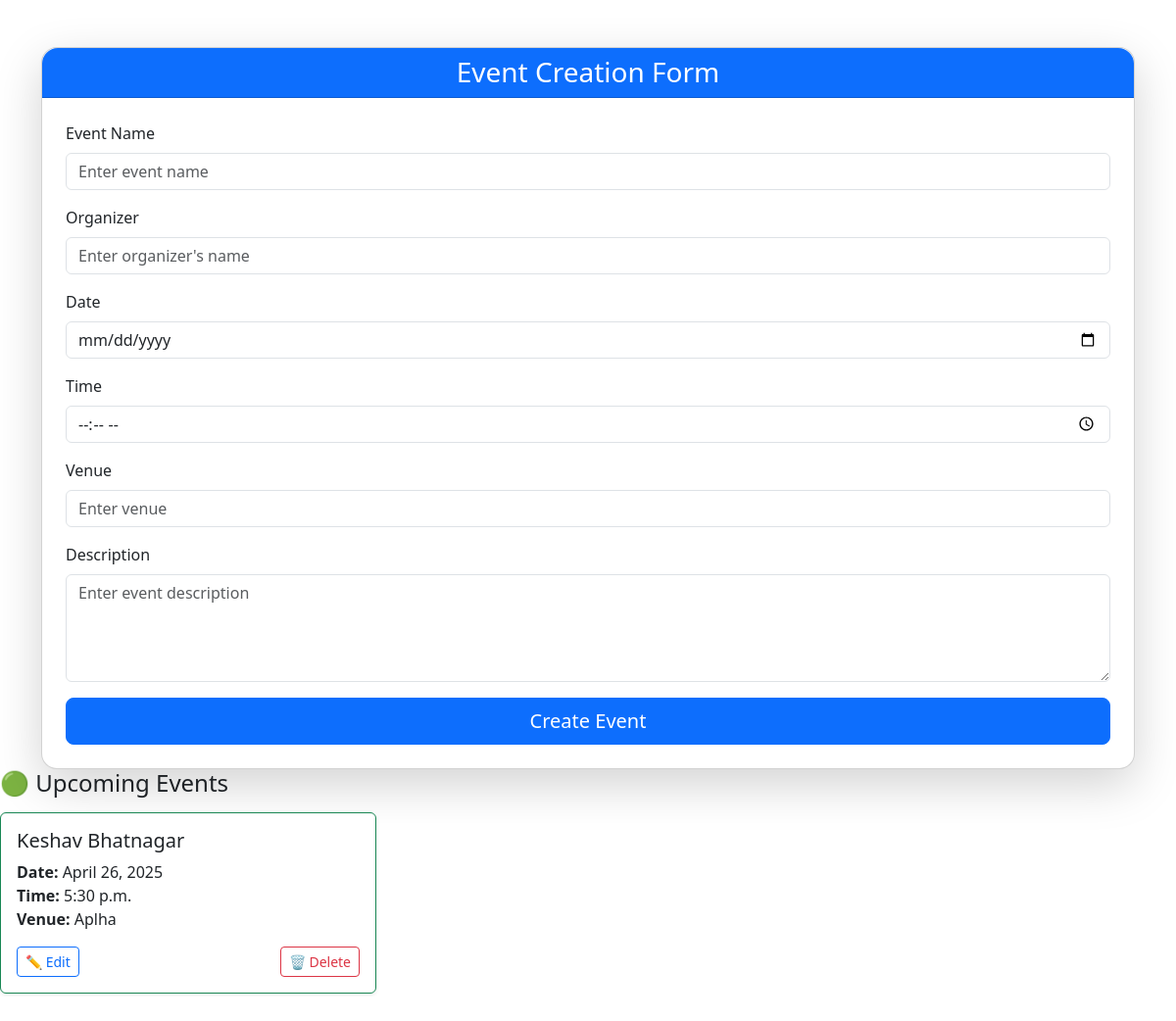
The app's page /app2/admin_form/, older data.
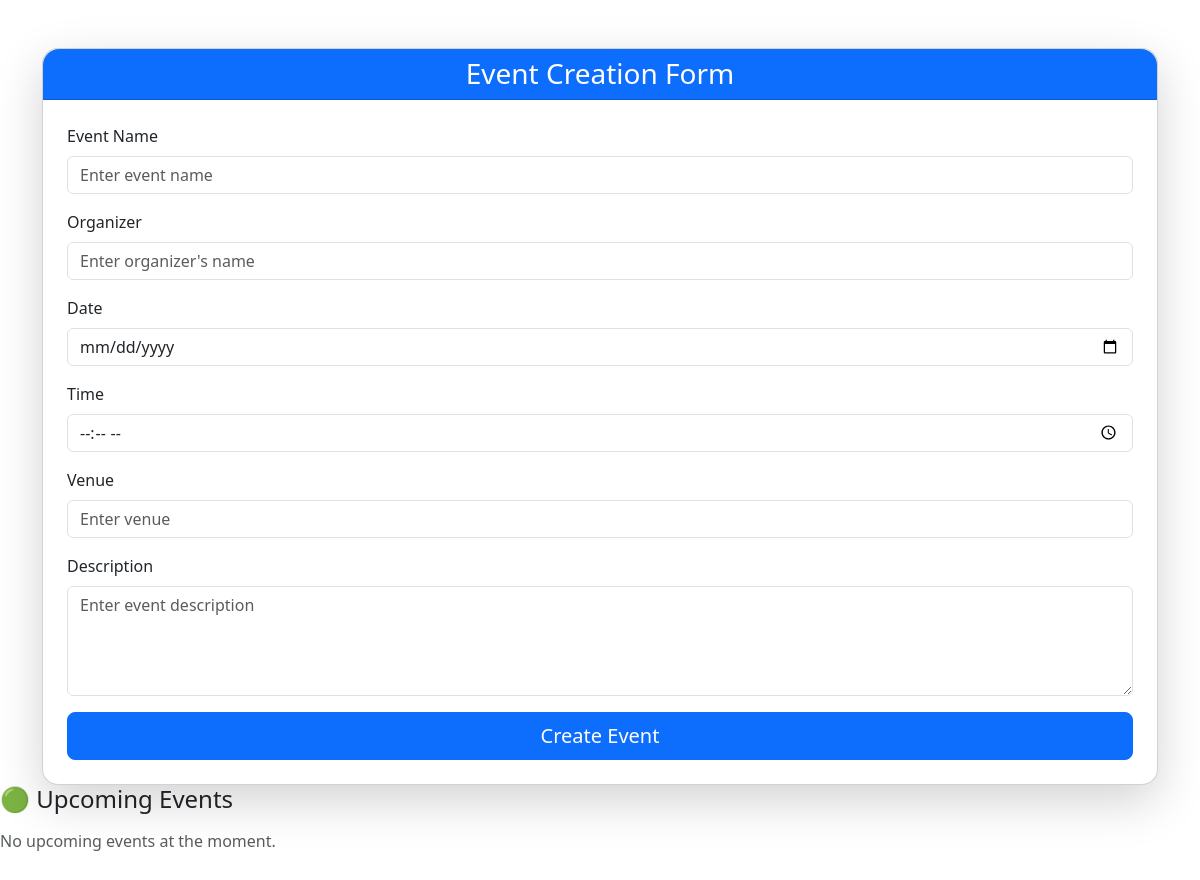
The same page, newer data.
### app2/models.py (models this page shows, shortened)
class Form(models.Model):
    name = models.CharField(max_length=255)
    date = models.DateField()
    time = models.TimeField()
    venue = models.CharField(max_length=255)
    description = models.TextField(help_text="Event description", blank=True, null=True)
    organizer = models.CharField(max_length=255)

### app2/views.py (the view, shortened to what this page needs)
# urls.py: path('admin_form/', views.admin_form, name='admin_form'),
def admin_form(request):
    try:
        today = date.today()
        upcoming_events = Form.objects.filter(date__gte=today).order_by('date')
        past_events = Form.objects.filter(date__lt=today).order_by('-date')
    except Exception as e:
        print("Error:", e)
        upcoming_events = []
        past_events = []
    context = {
        'upcoming_events': upcoming_events,
        'past_events': past_events,
    }
    return render(request, 'admin_form.html', context)

### app2/templates/admin_form.html (shortened to what this page needs)
<!DOCTYPE html>
<html lang="en">
<head>
  <link href="https://cdn.jsdelivr.net/npm/bootstrap@5.3.0/dist/css/bootstrap.min.css" rel="stylesheet">
</head>
<body>
  <div class="container mt-5">
    <div class="card shadow-lg rounded-4">
      <div class="card-header bg-primary text-white text-center rounded-top-4">
        <h3 class="mb-0">Event Creation Form</h3>
      </div>
      <div class="card-body p-4">
        <form method="POST">
          <div class="mb-3">
            <label for="eventName" class="form-label">Event Name</label>
            <input type="text" class="form-control" id="eventName" placeholder="Enter event name" name="name" required>
          </div>
          <div class="mb-3">
            <label for="organizer" class="form-label">Organizer</label>
            <input type="text" class="form-control" id="organizer" name="organizer" placeholder="Enter organizer's name">
          </div>
          <div class="mb-3">
            <label for="eventDate" class="form-label">Date</label>
            <input type="date" class="form-control" id="eventDate" name="date" required>
          </div>
          <div class="mb-3">
            <label for="eventTime" class="form-label">Time</label>
            <input type="time" class="form-control" id="eventTime" name="time" required>
          </div>
          <div class="mb-3">
            <label for="venue" class="form-label">Venue</label>
            <input type="text" class="form-control" id="venue" placeholder="Enter venue" name="venue" required>
          </div>
          <div class="mb-3">
            <label for="description" class="form-label">Description</label>
            <textarea class="form-control" id="description" name="description" rows="4" placeholder="Enter event description"></textarea>
          </div>
          <div class="d-grid">
            <button type="submit" class="btn btn-primary btn-lg">Create Event</button>
          </div>
        </form>
      </div>
    </div>
  </div>
  <div class="mb-5">
    <h4 class="mb-3">🟢 Upcoming Events</h4>
    <div class="row">
      {% for event in upcoming_events %}
      <div class="col-md-4 mb-4">
        <div class="card h-100 border-success shadow-sm">
          <div class="card-body">
            <h5 class="card-title">{{ event.name }}</h5>
            <p class="card-text">
              <strong>Date:</strong> {{ event.date }}<br>
              <strong>Time:</strong> {{ event.time }}<br>
              <strong>Venue:</strong> {{ event.venue }}
            </p>
            <div class="d-flex justify-content-between">
              <a href="{% url 'update' event.id %}"
              class="btn btn-outline-primary btn-sm me-2">
              ✏️ Edit
           </a>
              <a href="{% url 'delete' event.id %}" class="btn btn-outline-danger btn-sm"
                 onclick="return confirm('Are you sure you want to delete this event?');">
                🗑️ Delete
              </a>
            </div>
          </div>
        </div>
      </div>
      {% empty %}
      <p class="text-muted">No upcoming events at the moment.</p>
      {% endfor %}
    </div>
  </div>
</body>
</html>

Row changes from the older to the newer data that the page shows:
removed Form: name "Keshav Bhatnagar", date "April 26, 2025", time "5:30 p.m.", venue "Aplha"
Text that changed along with them:
text now shown: "No upcoming events at the moment."
